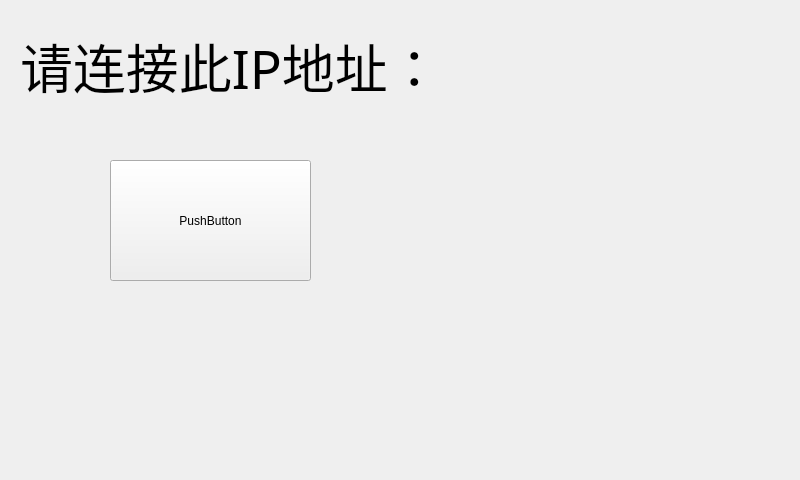
<?xml version="1.0" encoding="UTF-8"?>
<ui version="4.0">
 <class>MainWindow</class>
 <widget class="QMainWindow" name="MainWindow">
  <property name="geometry">
   <rect>
    <x>0</x>
    <y>0</y>
    <width>800</width>
    <height>480</height>
   </rect>
  </property>
  <property name="windowTitle">
   <string>MainWindow</string>
  </property>
  <widget class="QWidget" name="centralWidget">
   <widget class="QLabel" name="label">
    <property name="geometry">
     <rect>
      <x>20</x>
      <y>20</y>
      <width>761</width>
      <height>91</height>
     </rect>
    </property>
    <property name="font">
     <font>
      <family>宋体</family>
      <pointsize>40</pointsize>
     </font>
    </property>
    <property name="text">
     <string>请连接此IP地址：</string>
    </property>
   </widget>
   <widget class="QPushButton" name="pushButton">
    <property name="geometry">
     <rect>
      <x>110</x>
      <y>160</y>
      <width>201</width>
      <height>121</height>
     </rect>
    </property>
    <property name="text">
     <string>PushButton</string>
    </property>
   </widget>
  </widget>
 </widget>
 <layoutdefault spacing="6" margin="11"/>
 <resources/>
 <connections/>
</ui>
